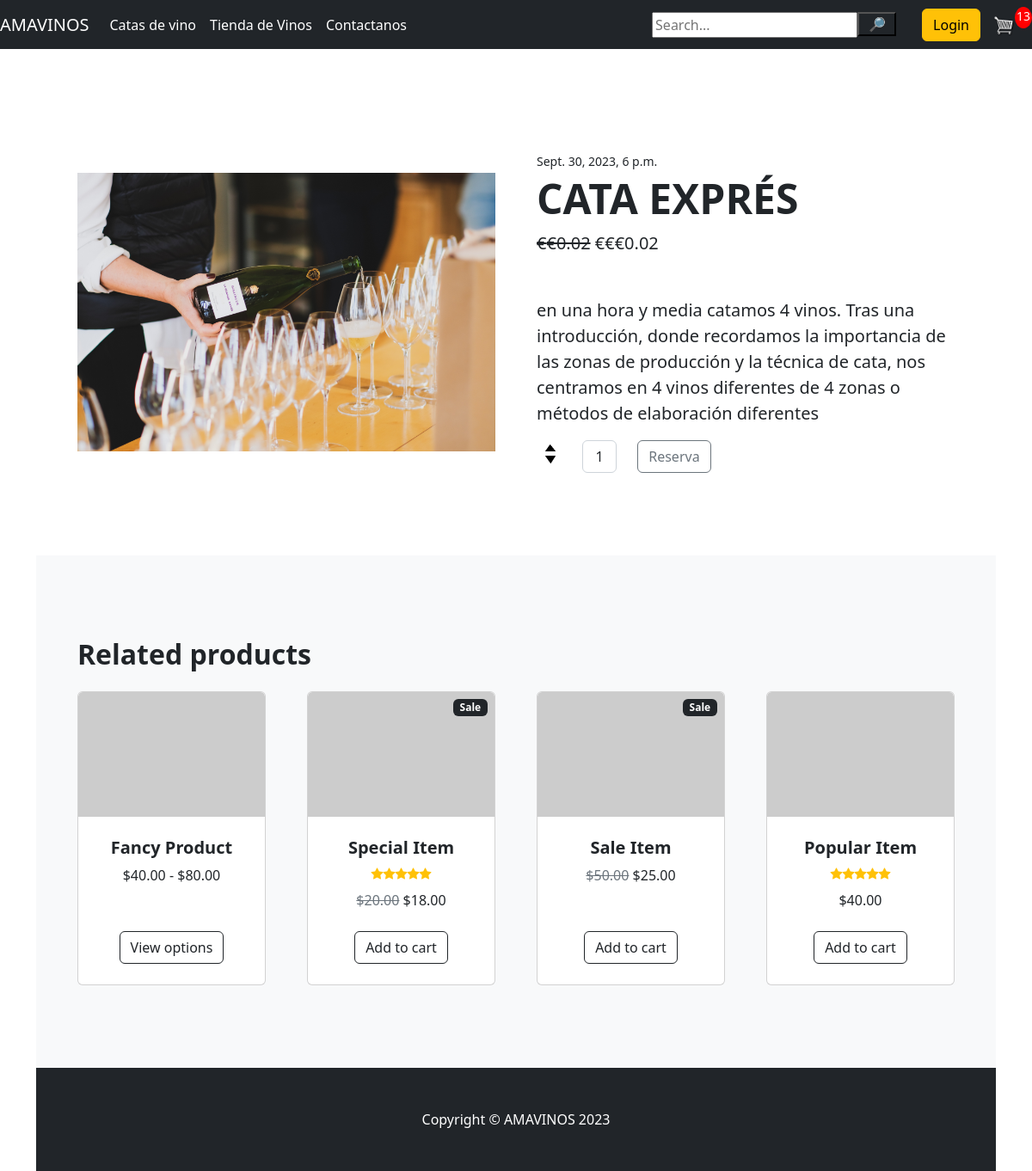
/cata-de-vinos/cata-expres/ (signed in), run on the app's committed database.
### store/models.py (models this page shows, shortened)
class Product(models.Model):
	id = models.BigAutoField(primary_key=True)
	name = models.CharField(max_length=200)
	slug=models.SlugField(blank=True)
	price = models.IntegerField()
	digital = models.BooleanField(default=False,null=True, blank=True)
	image = models.ImageField(null=True, blank=True)
	category=models.ForeignKey(Category, on_delete=models.SET_NULL, null=True, blank=True)
	description=models.CharField(max_length=1000,null=True, blank=True)
	@property
	def imageURL(self):
		try:
			url = self.image.url
		except:
			url = ''
		return url
	def display_price(self):
		return "€{:.2f}".format(self.price/100.0)

class Cata(Product):
	date=models.DateTimeField(null=True, blank=True)
	duration=models.CharField(max_length=50, default='2 horas')
	location=models.CharField(max_length=50, default='Calle Antillano Campos, 5')

### store/views.py (the view)
# urls.py: path('cata-de-vinos/<slug:slug>/', views.event_detail, name='event_detail'),   #devo capire come mettere l'evento giusto
def event_detail(request, slug):
	data=cartData(request)
	cartItems = data['cartItems']
	order = data['order']
	items = data['items']
	product = get_object_or_404(Cata, slug=slug)
	context = {'product': product, 'cartItems': cartItems}
	return render(request, 'store/event_detail.html', context)

### store/models.py (called while the page is built)
	@property
	def get_cart_items(self):
		orderitems = self.orderitem_set.all()
		total = sum([item.quantity for item in orderitems])
		return total

### store/utils.py (called while the page is built)
def cartData(request):
	if request.user.is_authenticated:
		customer = request.user.customer
		order, created = Order.objects.get_or_create(customer=customer, complete=False)
		items = order.orderitem_set.all()
		cartItems = order.get_cart_items
	else:
		cookieData = cookieCart(request)
		cartItems = cookieData['cartItems']
		order = cookieData['order']
		items = cookieData['items']
	return {'cartItems':cartItems ,'order':order, 'items':items}

### store/templates/store/event_detail.html (shortened to what this page needs)
{% extends 'store/main.html' %}
{% load static %}
{% block content %}
<!DOCTYPE html>
<html lang="en">
    <head>
        <link href="https://cdn.jsdelivr.net/npm/bootstrap-icons@1.5.0/font/bootstrap-icons.css" rel="stylesheet" />
        <link href="css/styles.css" rel="stylesheet" />
    </head>
    <body>
        <section class="py-5">
            <div class="container px-4 px-lg-5 my-5">
                <div class="row gx-4 gx-lg-5 align-items-center">
                    <div class="col-md-6"><img class="card-img-top mb-5 mb-md-0" src={{product.imageURL}} alt="{{product.name}}" /></div>
                    <div class="col-md-6">
                        <div class="small mb-1">{{product.date}}</div>
                        <h1 class="display-5 fw-bolder">{{product.name}}</h1>
                        <div class="fs-5 mb-5">
                            <span class="text-decoration-line-through">€{{product.display_price}}</span>
                            <span>€€{{product.display_price}}</span>
                        </div>
                        <p class="lead">{{product.description}}</p>
                        <div class="d-flex">
                            <p class="quantity">{{item.quantity}}</p>
                            <div class="quantity">
                                <div class="row">
                                    <div class="col-2">
                                        <img data-product="{{item.product.id}}" data-action="add" class="chg-quantity update-cart" src="{% static  'images/arrow-up.png' %}">
                                        <img data-product="{{item.product.id}}" data-action="remove" class="chg-quantity update-cart" src="{% static  'images/arrow-down.png' %}">
                                    </div>
                                    <div class="col-3">
                                        <input class="form-control text-center me-3" id="inputQuantity" type="num" value="1" style="max-width: 3rem; vertical-align: middle;" />
                                    </div>
                                    <div class="col-3">
                                        <button data-product="{{product.id}}" data-action="add" class="btn btn-outline-secondary add-btn update-cart">Reserva</button>
                                    </div>
                                    <div class="col-2">
                                    </div>
                                </div>
                            </div>
                        </div>
                    </div>
                </div>
            </div>
        </section>
        <section class="py-5 bg-light">
            <div class="container px-4 px-lg-5 mt-5">
                <h2 class="fw-bolder mb-4">Related products</h2>
                <div class="row gx-4 gx-lg-5 row-cols-2 row-cols-md-3 row-cols-xl-4 justify-content-center">
                    <div class="col mb-5">
                        <div class="card h-100">
                            <img class="card-img-top" src="https://dummyimage.com/450x300/dee2e6/6c757d.jpg" alt="..." />
                            <div class="card-body p-4">
                                <div class="text-center">
                                    <h5 class="fw-bolder">Fancy Product</h5>
                                    $40.00 - $80.00
                                </div>
                            </div>
                            <div class="card-footer p-4 pt-0 border-top-0 bg-transparent">
                                <div class="text-center"><a class="btn btn-outline-dark mt-auto" href="#">View options</a></div>
                            </div>
                        </div>
                    </div>
                    <div class="col mb-5">
                        <div class="card h-100">
                            <div class="badge bg-dark text-white position-absolute" style="top: 0.5rem; right: 0.5rem">Sale</div>
                            <img class="card-img-top" src="https://dummyimage.com/450x300/dee2e6/6c757d.jpg" alt="..." />
                            <div class="card-body p-4">
                                <div class="text-center">
                                    <h5 class="fw-bolder">Special Item</h5>
                                    <div class="d-flex justify-content-center small text-warning mb-2">
                                        <div class="bi-star-fill"></div>
                                        <div class="bi-star-fill"></div>
                                        <div class="bi-star-fill"></div>
                                        <div class="bi-star-fill"></div>
                                        <div class="bi-star-fill"></div>
                                    </div>
                                    <span class="text-muted text-decoration-line-through">$20.00</span>
                                    $18.00
                                </div>
                            </div>
                            <div class="card-footer p-4 pt-0 border-top-0 bg-transparent">
                                <div class="text-center"><a class="btn btn-outline-dark mt-auto" href="#">Add to cart</a></div>
                            </div>
                        </div>
                    </div>
                    <div class="col mb-5">
                        <div class="card h-100">
                            <div class="badge bg-dark text-white position-absolute" style="top: 0.5rem; right: 0.5rem">Sale</div>
                            <img class="card-img-top" src="https://dummyimage.com/450x300/dee2e6/6c757d.jpg" alt="..." />
                            <div class="card-body p-4">
                                <div class="text-center">
                                    <h5 class="fw-bolder">Sale Item</h5>
                                    <span class="text-muted text-decoration-line-through">$50.00</span>
                                    $25.00
                                </div>
                            </div>
                            <div class="card-footer p-4 pt-0 border-top-0 bg-transparent">
                                <div class="text-center"><a class="btn btn-outline-dark mt-auto" href="#">Add to cart</a></div>
                            </div>
                        </div>
                    </div>
                    <div class="col mb-5">
                        <div class="card h-100">
                            <img class="card-img-top" src="https://dummyimage.com/450x300/dee2e6/6c757d.jpg" alt="..." />
                            <div class="card-body p-4">
                                <div class="text-center">
                                    <h5 class="fw-bolder">Popular Item</h5>
                                    <div class="d-flex justify-content-center small text-warning mb-2">
                                        <div class="bi-star-fill"></div>
                                        <div class="bi-star-fill"></div>
                                        <div class="bi-star-fill"></div>
                                        <div class="bi-star-fill"></div>
                                        <div class="bi-star-fill"></div>
                                    </div>
                                    $40.00
                                </div>
                            </div>
                            <div class="card-footer p-4 pt-0 border-top-0 bg-transparent">
                                <div class="text-center"><a class="btn btn-outline-dark mt-auto" href="#">Add to cart</a></div>
                            </div>
                        </div>
                    </div>
                </div>
            </div>
        </section>
        <footer class="py-5 bg-dark">
            <div class="container"><p class="m-0 text-center text-white">Copyright &copy; AMAVINOS 2023</p></div>
        </footer>
    </body>
</html>
{% endblock content %}

### static/css/main.css (style rules this page uses)
body { background-color: hsl(0, 0%, 98%); }
h1,h2,h3,h4,h5,h6 { color:hsl(0, 0%, 30%); }
.bg-dark { background-color: #4f868c!important; }
.btn { border-radius: 0; }
.quantity { display: inline-block; font-weight: 700; padding-right:10px; }
.chg-quantity { width: 12px; cursor: pointer; display: block; margin-top: 5px; transition:.1s; }
.card { height: 519px; width: auto; overflow: hidden; margin: 0 auto; display: flex; justify-content: center; align-items: center; }

### store/templates/store/main.html (style rules this page uses)
body, html { margin: 0; padding: 0; height: 100%; width: 100%; background-color: white; }

### data on the page
Product: imageURL (picture), name "CATA EXPRÉS", description "en una hora y media catamos 4 vinos. Tras una introducción, donde recordamos la importancia de las zonas de producción y la técnica de cata, nos centramos en 4 vinos diferentes de 4 zonas o métodos de elaboración diferentes"
Cata: date "Sept. 30, 2023, 6 p.m.", display_price "€0.02"

### other printed values
{{ cartItems }} "13"
